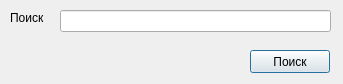
<?xml version="1.0" encoding="UTF-8"?>
<ui version="4.0">
 <class>DialogSearch</class>
 <widget class="QDialog" name="DialogSearch">
  <property name="geometry">
   <rect>
    <x>0</x>
    <y>0</y>
    <width>343</width>
    <height>84</height>
   </rect>
  </property>
  <property name="windowTitle">
   <string>Поиск</string>
  </property>
  <widget class="QLabel" name="lab_search">
   <property name="geometry">
    <rect>
     <x>10</x>
     <y>10</y>
     <width>58</width>
     <height>15</height>
    </rect>
   </property>
   <property name="text">
    <string>Поиск</string>
   </property>
  </widget>
  <widget class="QLineEdit" name="le_search">
   <property name="geometry">
    <rect>
     <x>60</x>
     <y>10</y>
     <width>271</width>
     <height>22</height>
    </rect>
   </property>
  </widget>
  <widget class="QPushButton" name="pb_search">
   <property name="geometry">
    <rect>
     <x>250</x>
     <y>50</y>
     <width>80</width>
     <height>23</height>
    </rect>
   </property>
   <property name="text">
    <string>Поиск</string>
   </property>
  </widget>
 </widget>
 <resources/>
 <connections/>
</ui>
